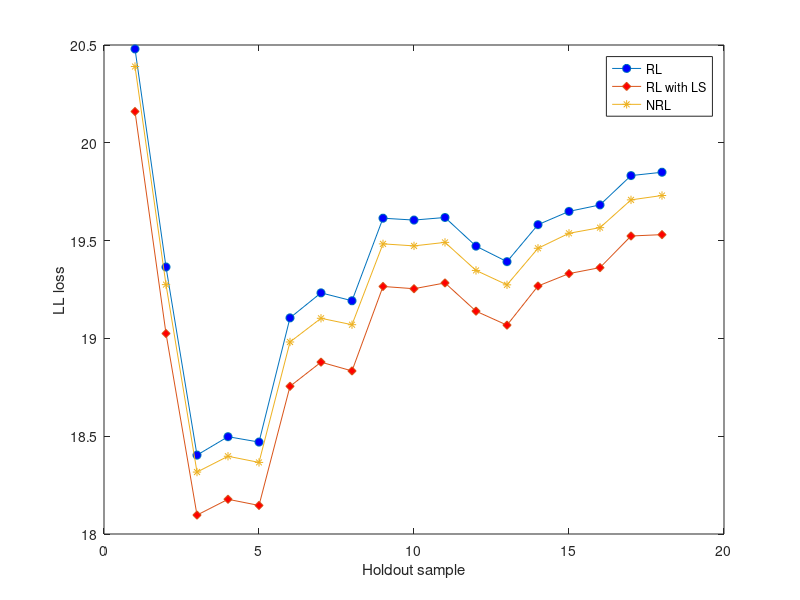

The MATLAB source for this figure:
function [] = movingaverage()

%X1=[1 2 3 4 5 6 7 8 9 10 11 12 13 14 15 16 17 18 19 20];
%Matrix original
%YMatrix1=[20.47 18.24 16.39 18.75 18.28 22.26 17.98 19.94 18.92 18.05 23.02 19.60 19.75 17.86 18.52 21.92 20.75 20.19 22.26 20.00;
%          20.18 17.90 16.20 18.41 17.93 21.82 17.80 19.57 18.56 17.87 22.76 19.28 19.64 17.58 18.29 21.76 20.42 19.90 22.15 19.53;
%          20.39 18.10 16.29 18.63 18.28 22.00 17.94 19.75 18.84 17.90 22.79 19.48 19.64 17.72 19.50 21.79 22.10 20.01 22.00 19.97;
%          34.81 33.18 23.30 32.46 32.18 36.19 17.78 25.07 34.47 33.74 22.47 19.10 36.19 17.46 34.48 21.64 34.50 34.23 21.78 34.01];

%Matrix with removed sample 15 and 17
%X1=[1 2 3 4 5 6 7 8 9 10 11 12 13 14 15 16 17 18];
%YMatrix1=[20.47 18.24 16.39 18.75 18.28 22.26 17.98 19.94 18.92 18.05 23.02 19.60 19.75 17.86 21.92 20.19 22.26 20.00;
%          20.18 17.90 16.20 18.41 17.93 21.82 17.80 19.57 18.56 17.87 22.76 19.28 19.64 17.58 21.76 19.90 22.15 19.53;
%          20.39 18.10 16.29 18.63 18.28 22.00 17.94 19.75 18.84 17.90 22.79 19.48 19.64 17.72 21.79 20.01 22.00 19.97];
%clearly for the NRL we have to recompute instances 15 and 17, it converged too fast

%Matrix crossvalidation september 2016
%X1=[1 2 3 4 5 6 7 8 9 10 11 12 13 14 15 16 17 18];
%YMatrix1=[20.48 18.25 16.48 18.78 18.36 22.28 17.91 20.00 18.91 18.02 22.99 19.52 19.75 17.86 18.44 22.04 20.60 20.18 22.23 20.14;
%          20.16 17.89 16.24 18.42 18.02 21.80 17.73 19.62 18.52 17.81 22.72 19.15 19.58 17.55 18.21 21.87 20.22 19.82 22.11 19.65;
%          20.39 18.16 16.40 18.64 18.24 22.06 19.07 19.83 18.84 18.89 22.79 19.38 19.67 17.77 18.39 21.89 20.61 20.00 21.98 20.11];

%Matrix crossvalidation september without sample 7 and 10
X1=[1 2 3 4 5 6 7 8 9 10 11 12 13 14 15 16 17 18];
YMatrix1=[20.48 18.25 16.48 18.78 18.36 22.28 20.00 18.91 22.99 19.52 19.75 17.86 18.44 22.04 20.60 20.18 22.23 20.14;
          20.16 17.89 16.24 18.42 18.02 21.80 19.62 18.52 22.72 19.15 19.58 17.55 18.21 21.87 20.22 19.82 22.11 19.65;
          20.39 18.16 16.40 18.64 18.24 22.06 19.83 18.84 22.79 19.38 19.67 17.77 18.39 21.89 20.61 20.00 21.98 20.11];


AverageY=zeros(3,18);
for i=1:18
    AverageY(:,i)=sum(YMatrix1(:,1:i),2)/i;
end

% Create figure
figure1 = figure;

% Create axes
axes1 = axes('Parent',figure1);
box(axes1,'on');
hold(axes1,'on');

% Create multiple lines using matrix input to plot
plot1 = plot(X1,AverageY);
set(plot1(1),'DisplayName','RL','MarkerFaceColor',[0 0 1],'Marker','o');
set(plot1(2),'DisplayName','RL with LS','MarkerFaceColor',[1 0 0],...
    'Marker','diamond');
set(plot1(3),'DisplayName','NRL','MarkerFaceColor',[0 1 0],...
    'Marker','*');

% Create xlabel
xlabel('Holdout sample');

% Create ylabel
ylabel('LL loss');

% Create legend
legend(axes1,'show');

end

